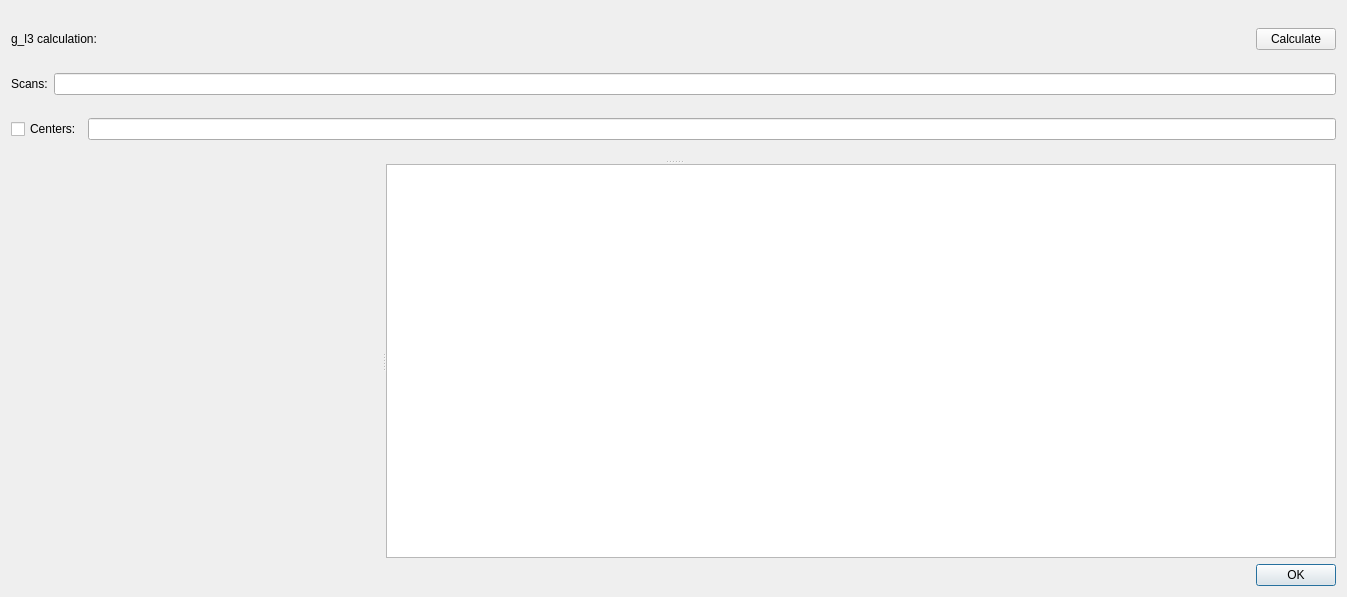
<?xml version="1.0" encoding="UTF-8"?>
<ui version="4.0">
 <class>g_l2Dialog</class>
 <widget class="QDialog" name="g_l2Dialog">
  <property name="windowModality">
   <enum>Qt::WindowModal</enum>
  </property>
  <property name="geometry">
   <rect>
    <x>0</x>
    <y>0</y>
    <width>1347</width>
    <height>597</height>
   </rect>
  </property>
  <property name="windowTitle">
   <string>Scan Details</string>
  </property>
  <layout class="QHBoxLayout" name="horizontalLayout_4">
   <item>
    <widget class="QSplitter" name="splitter_2">
     <property name="orientation">
      <enum>Qt::Vertical</enum>
     </property>
     <widget class="QWidget" name="layoutWidget">
      <layout class="QVBoxLayout" name="verticalLayout_2">
       <item>
        <layout class="QHBoxLayout" name="horizontalLayout_3">
         <item>
          <widget class="QLabel" name="g_l3Label">
           <property name="text">
            <string>g_l3 calculation:</string>
           </property>
          </widget>
         </item>
         <item>
          <spacer name="horizontalSpacer">
           <property name="orientation">
            <enum>Qt::Horizontal</enum>
           </property>
           <property name="sizeHint" stdset="0">
            <size>
             <width>40</width>
             <height>20</height>
            </size>
           </property>
          </spacer>
         </item>
         <item>
          <widget class="QPushButton" name="g_l3CalPushButton">
           <property name="text">
            <string>Calculate</string>
           </property>
          </widget>
         </item>
        </layout>
       </item>
       <item>
        <layout class="QHBoxLayout" name="horizontalLayout">
         <item>
          <widget class="QLabel" name="g_l3scanlabel">
           <property name="text">
            <string>Scans:</string>
           </property>
          </widget>
         </item>
         <item>
          <widget class="QLineEdit" name="g_l3ScanLineEdit"/>
         </item>
        </layout>
       </item>
       <item>
        <layout class="QHBoxLayout" name="horizontalLayout_2">
         <item>
          <widget class="QCheckBox" name="g_l3centercheckBox">
           <property name="text">
            <string>Centers:</string>
           </property>
          </widget>
         </item>
         <item>
          <widget class="QLineEdit" name="g_l3CenterLineEdit"/>
         </item>
        </layout>
       </item>
      </layout>
     </widget>
     <widget class="QWidget" name="layoutWidget">
      <layout class="QVBoxLayout" name="verticalLayout">
       <item>
        <widget class="QSplitter" name="splitter">
         <property name="orientation">
          <enum>Qt::Horizontal</enum>
         </property>
         <widget class="MplWidget" name="g_l3plotWidget" native="true">
          <property name="sizePolicy">
           <sizepolicy hsizetype="Preferred" vsizetype="Expanding">
            <horstretch>0</horstretch>
            <verstretch>0</verstretch>
           </sizepolicy>
          </property>
         </widget>
         <widget class="QTextBrowser" name="g_l3TextBrowser">
          <property name="sizePolicy">
           <sizepolicy hsizetype="Expanding" vsizetype="Expanding">
            <horstretch>0</horstretch>
            <verstretch>0</verstretch>
           </sizepolicy>
          </property>
         </widget>
        </widget>
       </item>
       <item>
        <widget class="QDialogButtonBox" name="g_l3buttonBox">
         <property name="orientation">
          <enum>Qt::Horizontal</enum>
         </property>
         <property name="standardButtons">
          <set>QDialogButtonBox::Ok</set>
         </property>
        </widget>
       </item>
      </layout>
     </widget>
    </widget>
   </item>
  </layout>
 </widget>
 <customwidgets>
  <customwidget>
   <class>MplWidget</class>
   <extends>QWidget</extends>
   <header location="global">mplwidget</header>
   <container>1</container>
  </customwidget>
 </customwidgets>
 <resources/>
 <connections>
  <connection>
   <sender>g_l3buttonBox</sender>
   <signal>accepted()</signal>
   <receiver>g_l2Dialog</receiver>
   <slot>accept()</slot>
   <hints>
    <hint type="sourcelabel">
     <x>248</x>
     <y>254</y>
    </hint>
    <hint type="destinationlabel">
     <x>157</x>
     <y>274</y>
    </hint>
   </hints>
  </connection>
  <connection>
   <sender>g_l3buttonBox</sender>
   <signal>rejected()</signal>
   <receiver>g_l2Dialog</receiver>
   <slot>reject()</slot>
   <hints>
    <hint type="sourcelabel">
     <x>316</x>
     <y>260</y>
    </hint>
    <hint type="destinationlabel">
     <x>286</x>
     <y>274</y>
    </hint>
   </hints>
  </connection>
 </connections>
</ui>
